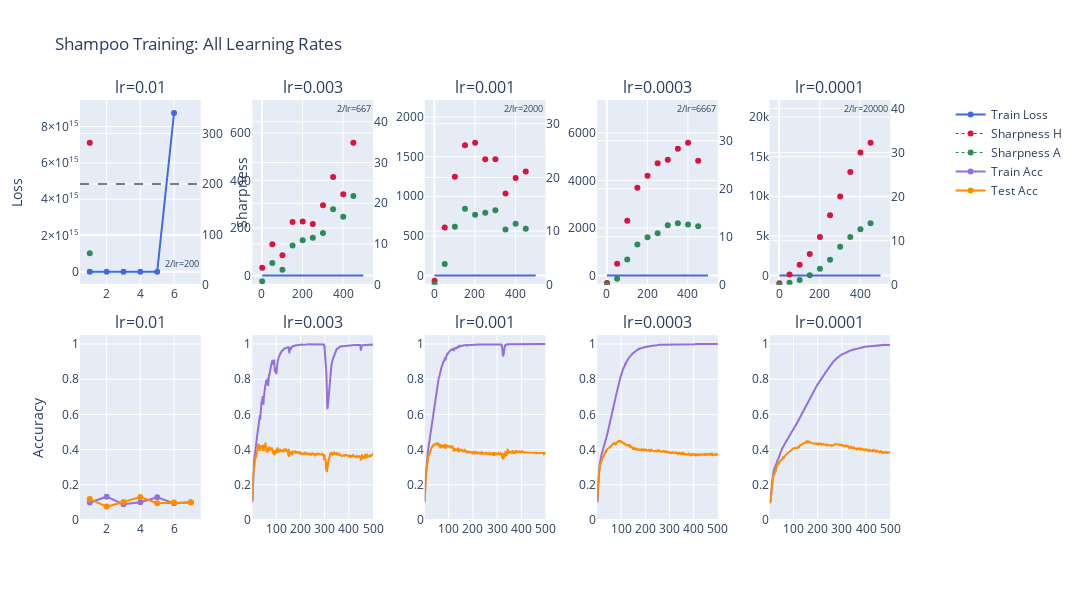

The code cell stored with this chart in its notebook:
### Code cell
plot_all_training(md, out)

### Figure 1 — Plotly figure (JSON) as saved in the notebook; plotly's stock layout.template omitted (floating-point values rounded to 4 significant figures; data arrays with more than 128 entries replaced by an {"elided": "..."} marker saying what was removed)
{"data": [{"line": {"color": "royalblue", "width": 2}, "name": "Train Loss", "showlegend": true, "type": "scatter", "x": [1, 2, 3, 4, 5, 6, 7], "xaxis": "x", "y": [0.1033, 6.065, 1.618, 384.8, 390500.0, 8752900146724864, null], "yaxis": "y"}, {"connectgaps": false, "line": {"color": "crimson", "dash": "dot", "width": 1}, "marker": {"color": "crimson", "size": 6}, "mode": "markers+lines", "name": "Sharpness H", "showlegend": true, "type": "scatter", "x": [1, 2, 3, 4, 5, 6, 7], "xaxis": "x", "y": [282.1, null, null, null, null, null, null], "yaxis": "y2"}, {"connectgaps": false, "line": {"color": "seagreen", "dash": "dot", "width": 1}, "marker": {"color": "seagreen", "size": 6}, "mode": "markers+lines", "name": "Sharpness A", "showlegend": true, "type": "scatter", "x": [1, 2, 3, 4, 5, 6, 7], "xaxis": "x", "y": [62.5, null, null, null, null, null, null], "yaxis": "y2"}, {"line": {"color": "mediumpurple", "width": 2}, "name": "Train Acc", "showlegend": true, "type": "scatter", "x": [1, 2, 3, 4, 5, 6, 7], "xaxis": "x6", "y": [0.0992, 0.1324, 0.089, 0.1008, 0.1296, 0.0948, 0.1006], "yaxis": "y11"}, {"line": {"color": "darkorange", "width": 2}, "name": "Test Acc", "showlegend": true, "type": "scatter", "x": [1, 2, 3, 4, 5, 6, 7], "xaxis": "x6", "y": [0.119, 0.076, 0.102, 0.131, 0.095, 0.099, 0.1], "yaxis": "y11"}, {"line": {"color": "royalblue", "width": 2}, "name": "Train Loss", "showlegend": false, "type": "scatter", "x": {"elided": "500 int values"}, "xaxis": "x2", "y": {"elided": "500 float values"}, "yaxis": "y3"}, {"connectgaps": false, "line": {"color": "crimson", "dash": "dot", "width": 1}, "marker": {"color": "crimson", "size": 6}, "mode": "markers+lines", "name": "Sharpness H", "showlegend": false, "type": "scatter", "x": {"elided": "500 int values"}, "xaxis": "x2", "y": {"elided": "500 float values"}, "yaxis": "y4"}, {"connectgaps": false, "line": {"color": "seagreen", "dash": "dot", "width": 1}, "marker": {"color": "seagreen", "size": 6}, "mode": "markers+lines", "name": "Sharpness A", "showlegend": false, "type": "scatter", "x": {"elided": "500 int values"}, "xaxis": "x2", "y": {"elided": "500 float values"}, "yaxis": "y4"}, {"line": {"color": "mediumpurple", "width": 2}, "name": "Train Acc", "showlegend": false, "type": "scatter", "x": {"elided": "500 int values"}, "xaxis": "x7", "y": {"elided": "500 float values"}, "yaxis": "y12"}, {"line": {"color": "darkorange", "width": 2}, "name": "Test Acc", "showlegend": false, "type": "scatter", "x": {"elided": "500 int values"}, "xaxis": "x7", "y": {"elided": "500 float values"}, "yaxis": "y12"}, {"line": {"color": "royalblue", "width": 2}, "name": "Train Loss", "showlegend": false, "type": "scatter", "x": {"elided": "500 int values"}, "xaxis": "x3", "y": {"elided": "500 float values"}, "yaxis": "y5"}, {"connectgaps": false, "line": {"color": "crimson", "dash": "dot", "width": 1}, "marker": {"color": "crimson", "size": 6}, "mode": "markers+lines", "name": "Sharpness H", "showlegend": false, "type": "scatter", "x": {"elided": "500 int values"}, "xaxis": "x3", "y": {"elided": "500 float values"}, "yaxis": "y6"}, {"connectgaps": false, "line": {"color": "seagreen", "dash": "dot", "width": 1}, "marker": {"color": "seagreen", "size": 6}, "mode": "markers+lines", "name": "Sharpness A", "showlegend": false, "type": "scatter", "x": {"elided": "500 int values"}, "xaxis": "x3", "y": {"elided": "500 float values"}, "yaxis": "y6"}, {"line": {"color": "mediumpurple", "width": 2}, "name": "Train Acc", "showlegend": false, "type": "scatter", "x": {"elided": "500 int values"}, "xaxis": "x8", "y": {"elided": "500 float values"}, "yaxis": "y13"}, {"line": {"color": "darkorange", "width": 2}, "name": "Test Acc", "showlegend": false, "type": "scatter", "x": {"elided": "500 int values"}, "xaxis": "x8", "y": {"elided": "500 float values"}, "yaxis": "y13"}, {"line": {"color": "royalblue", "width": 2}, "name": "Train Loss", "showlegend": false, "type": "scatter", "x": {"elided": "500 int values"}, "xaxis": "x4", "y": {"elided": "500 float values"}, "yaxis": "y7"}, {"connectgaps": false, "line": {"color": "crimson", "dash": "dot", "width": 1}, "marker": {"color": "crimson", "size": 6}, "mode": "markers+lines", "name": "Sharpness H", "showlegend": false, "type": "scatter", "x": {"elided": "500 int values"}, "xaxis": "x4", "y": {"elided": "500 float values"}, "yaxis": "y8"}, {"connectgaps": false, "line": {"color": "seagreen", "dash": "dot", "width": 1}, "marker": {"color": "seagreen", "size": 6}, "mode": "markers+lines", "name": "Sharpness A", "showlegend": false, "type": "scatter", "x": {"elided": "500 int values"}, "xaxis": "x4", "y": {"elided": "500 float values"}, "yaxis": "y8"}, {"line": {"color": "mediumpurple", "width": 2}, "name": "Train Acc", "showlegend": false, "type": "scatter", "x": {"elided": "500 int values"}, "xaxis": "x9", "y": {"elided": "500 float values"}, "yaxis": "y14"}, {"line": {"color": "darkorange", "width": 2}, "name": "Test Acc", "showlegend": false, "type": "scatter", "x": {"elided": "500 int values"}, "xaxis": "x9", "y": {"elided": "500 float values"}, "yaxis": "y14"}, {"line": {"color": "royalblue", "width": 2}, "name": "Train Loss", "showlegend": false, "type": "scatter", "x": {"elided": "500 int values"}, "xaxis": "x5", "y": {"elided": "500 float values"}, "yaxis": "y9"}, {"connectgaps": false, "line": {"color": "crimson", "dash": "dot", "width": 1}, "marker": {"color": "crimson", "size": 6}, "mode": "markers+lines", "name": "Sharpness H", "showlegend": false, "type": "scatter", "x": {"elided": "500 int values"}, "xaxis": "x5", "y": {"elided": "500 float values"}, "yaxis": "y10"}, {"connectgaps": false, "line": {"color": "seagreen", "dash": "dot", "width": 1}, "marker": {"color": "seagreen", "size": 6}, "mode": "markers+lines", "name": "Sharpness A", "showlegend": false, "type": "scatter", "x": {"elided": "500 int values"}, "xaxis": "x5", "y": {"elided": "500 float values"}, "yaxis": "y10"}, {"line": {"color": "mediumpurple", "width": 2}, "name": "Train Acc", "showlegend": false, "type": "scatter", "x": {"elided": "500 int values"}, "xaxis": "x10", "y": {"elided": "500 float values"}, "yaxis": "y15"}, {"line": {"color": "darkorange", "width": 2}, "name": "Test Acc", "showlegend": false, "type": "scatter", "x": {"elided": "500 int values"}, "xaxis": "x10", "y": {"elided": "500 float values"}, "yaxis": "y15"}], "layout": {"annotations": [{"font": {"size": 16}, "showarrow": false, "text": "lr=0.01", "x": 0.07, "xanchor": "center", "xref": "paper", "y": 1, "yanchor": "bottom", "yref": "paper"}, {"font": {"size": 16}, "showarrow": false, "text": "lr=0.003", "x": 0.27, "xanchor": "center", "xref": "paper", "y": 1, "yanchor": "bottom", "yref": "paper"}, {"font": {"size": 16}, "showarrow": false, "text": "lr=0.001", "x": 0.47, "xanchor": "center", "xref": "paper", "y": 1, "yanchor": "bottom", "yref": "paper"}, {"font": {"size": 16}, "showarrow": false, "text": "lr=0.0003", "x": 0.67, "xanchor": "center", "xref": "paper", "y": 1, "yanchor": "bottom", "yref": "paper"}, {"font": {"size": 16}, "showarrow": false, "text": "lr=0.0001", "x": 0.87, "xanchor": "center", "xref": "paper", "y": 1, "yanchor": "bottom", "yref": "paper"}, {"font": {"size": 16}, "showarrow": false, "text": "lr=0.01", "x": 0.07, "xanchor": "center", "xref": "paper", "y": 0.44, "yanchor": "bottom", "yref": "paper"}, {"font": {"size": 16}, "showarrow": false, "text": "lr=0.003", "x": 0.27, "xanchor": "center", "xref": "paper", "y": 0.44, "yanchor": "bottom", "yref": "paper"}, {"font": {"size": 16}, "showarrow": false, "text": "lr=0.001", "x": 0.47, "xanchor": "center", "xref": "paper", "y": 0.44, "yanchor": "bottom", "yref": "paper"}, {"font": {"size": 16}, "showarrow": false, "text": "lr=0.0003", "x": 0.67, "xanchor": "center", "xref": "paper", "y": 0.44, "yanchor": "bottom", "yref": "paper"}, {"font": {"size": 16}, "showarrow": false, "text": "lr=0.0001", "x": 0.87, "xanchor": "center", "xref": "paper", "y": 0.44, "yanchor": "bottom", "yref": "paper"}, {"font": {"size": 9}, "showarrow": false, "text": "2/lr=200", "x": 1, "xanchor": "right", "xref": "x domain", "y": 200, "yanchor": "bottom", "yref": "y"}, {"font": {"size": 9}, "showarrow": false, "text": "2/lr=667", "x": 1, "xanchor": "right", "xref": "x2 domain", "y": 666.7, "yanchor": "bottom", "yref": "y3"}, {"font": {"size": 9}, "showarrow": false, "text": "2/lr=2000", "x": 1, "xanchor": "right", "xref": "x3 domain", "y": 2000, "yanchor": "bottom", "yref": "y5"}, {"font": {"size": 9}, "showarrow": false, "text": "2/lr=6667", "x": 1, "xanchor": "right", "xref": "x4 domain", "y": 6667.0, "yanchor": "bottom", "yref": "y7"}, {"font": {"size": 9}, "showarrow": false, "text": "2/lr=20000", "x": 1, "xanchor": "right", "xref": "x5 domain", "y": 20000, "yanchor": "bottom", "yref": "y9"}], "height": 600, "legend": {"x": 1.01, "y": 1}, "margin": {"r": 150}, "shapes": [{"line": {"color": "black", "dash": "dash", "width": 1}, "type": "line", "x0": 0, "x1": 1, "xref": "x domain", "y0": 200, "y1": 200, "yref": "y2"}, {"line": {"color": "black", "dash": "dash", "width": 1}, "type": "line", "x0": 0, "x1": 1, "xref": "x2 domain", "y0": 666.7, "y1": 666.7, "yref": "y4"}, {"line": {"color": "black", "dash": "dash", "width": 1}, "type": "line", "x0": 0, "x1": 1, "xref": "x3 domain", "y0": 2000, "y1": 2000, "yref": "y6"}, {"line": {"color": "black", "dash": "dash", "width": 1}, "type": "line", "x0": 0, "x1": 1, "xref": "x4 domain", "y0": 6667.0, "y1": 6667.0, "yref": "y8"}, {"line": {"color": "black", "dash": "dash", "width": 1}, "type": "line", "x0": 0, "x1": 1, "xref": "x5 domain", "y0": 20000, "y1": 20000, "yref": "y10"}], "title": {"text": "Shampoo Training: All Learning Rates"}, "width": 1500, "xaxis": {"anchor": "y", "autorange": true, "domain": [0, 0.14], "range": [0.5028, 7.497], "type": "linear"}, "xaxis10": {"anchor": "y15", "autorange": true, "domain": [0.8, 0.94], "range": [1, 500], "type": "linear"}, "xaxis2": {"anchor": "y3", "autorange": true, "domain": [0.2, 0.34], "range": [-40.35, 541.4], "type": "linear"}, "xaxis3": {"anchor": "y5", "autorange": true, "domain": [0.4, 0.54], "range": [-40.35, 541.4], "type": "linear"}, "xaxis4": {"anchor": "y7", "autorange": true, "domain": [0.6, 0.74], "range": [-40.35, 541.4], "type": "linear"}, "xaxis5": {"anchor": "y9", "autorange": true, "domain": [0.8, 0.94], "range": [-40.35, 541.4], "type": "linear"}, "xaxis6": {"anchor": "y11", "autorange": true, "domain": [0, 0.14], "range": [0.5028, 7.497], "type": "linear"}, "xaxis7": {"anchor": "y12", "autorange": true, "domain": [0.2, 0.34], "range": [1, 500], "type": "linear"}, "xaxis8": {"anchor": "y13", "autorange": true, "domain": [0.4, 0.54], "range": [1, 500], "type": "linear"}, "xaxis9": {"anchor": "y14", "autorange": true, "domain": [0.6, 0.74], "range": [1, 500], "type": "linear"}, "yaxis": {"anchor": "x", "autorange": true, "domain": [0.56, 1], "range": [-715900000000000.0, 9468806033300584], "title": {"text": "Loss"}, "type": "linear"}, "yaxis10": {"anchor": "x5", "overlaying": "y9", "range": [0, 41.92], "side": "right", "type": "linear"}, "yaxis11": {"anchor": "x6", "domain": [0, 0.44], "range": [0, 1.05], "title": {"text": "Accuracy"}, "type": "linear"}, "yaxis12": {"anchor": "x7", "domain": [0, 0.44], "range": [0, 1.05], "type": "linear"}, "yaxis13": {"anchor": "x8", "domain": [0, 0.44], "range": [0, 1.05], "type": "linear"}, "yaxis14": {"anchor": "x9", "domain": [0, 0.44], "range": [0, 1.05], "type": "linear"}, "yaxis15": {"anchor": "x10", "domain": [0, 0.44], "range": [0, 1.05], "type": "linear"}, "yaxis2": {"anchor": "x", "overlaying": "y", "range": [0, 366.7], "side": "right", "title": {"text": "Sharpness"}, "type": "linear"}, "yaxis3": {"anchor": "x2", "autorange": true, "domain": [0.56, 1], "range": [-38.36, 728.9], "type": "linear"}, "yaxis4": {"anchor": "x2", "overlaying": "y3", "range": [0, 45.32], "side": "right", "type": "linear"}, "yaxis5": {"anchor": "x3", "autorange": true, "domain": [0.56, 1], "range": [-115.1, 2187.0], "type": "linear"}, "yaxis6": {"anchor": "x3", "overlaying": "y5", "range": [0, 34.43], "side": "right", "type": "linear"}, "yaxis7": {"anchor": "x4", "autorange": true, "domain": [0.56, 1], "range": [-383.7, 7289.0], "type": "linear"}, "yaxis8": {"anchor": "x4", "overlaying": "y7", "range": [0, 38.48], "side": "right", "type": "linear"}, "yaxis9": {"anchor": "x5", "autorange": true, "domain": [0.56, 1], "range": [-1151.0, 21870.0], "type": "linear"}}}
